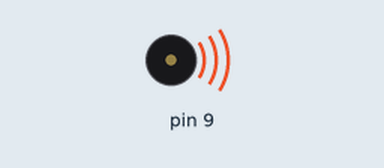
The sketch below on a simulated Arduino Uno, built with avr-gcc and run on an emulated ATmega328P. Parts: buzzer (waves = sounding).

Above: at 0.5 s.
Timing chart, 0 to 4.6 s (numbered marks = the images above):
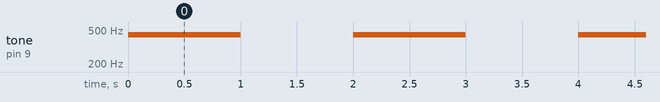

Measured:
- by itself, tone on pin 9: alternates 440 Hz for 1.0 s and silent for 1.0 s

The sketch:

Tone.ino
```cpp
void setup() {

  pinMode(9, OUTPUT);

}

void loop() {

   tone(9, 440);
   delay(1000);
   noTone(9);
   delay(1000);

}
```
